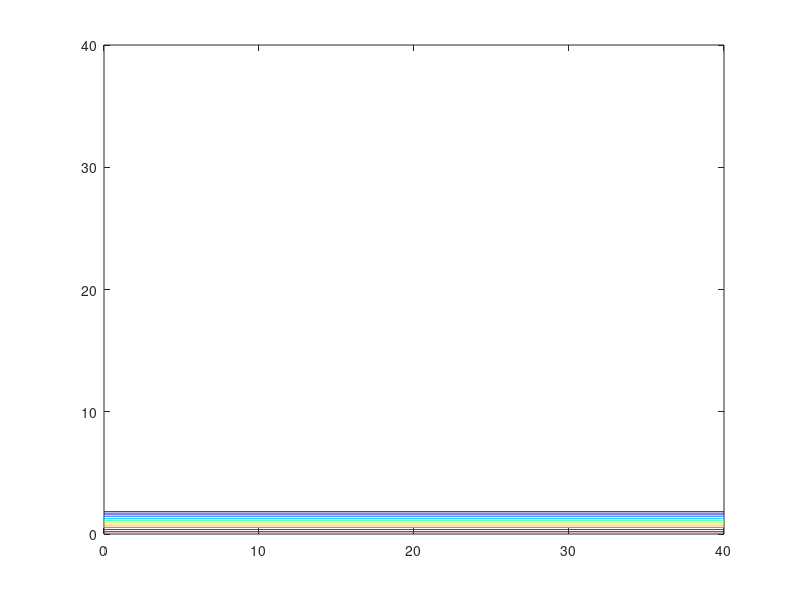
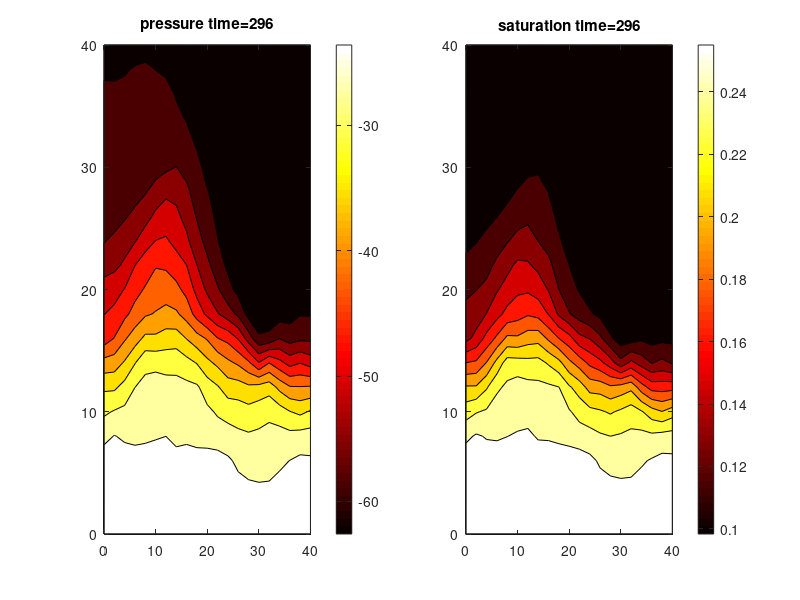

MATLAB code for these plots, in order:
function [  ] = Richard2Dv272()
% 2D Richards equation with Dirichlet/Neumann boundary condition 
% H based Richards equation
%
% This is a self-contained DEMO function.
%
% First edition: Weix 20/04/2017 
%
% point type N: normal (N is natural number)
%  		  	 0: Dirichlet BC
%		  	 -N: Neuman BC 
%
% Version IV: 
%
% Version 1.40 : Weix 12/04/2017 
% improve the flexibilities (for different BC and domain) by
% introducing the indexMatrix and use 0 to indicate D-BC.
% Version 1.50 : Weix 13/04/2017 
% Vectorization
% Version 2.70: 24/04/2017 
% add Updata Neumann boundary condition. Update the way points are
% accessed. (see Richard1Dv27 for more history)
% Version 2.72: 25/04/2017 improve organization
%%
tic
% Spatial setup
lengthZ=40;
deltaZ=2;
nZ=lengthZ/deltaZ+1;

lengthX=40;
deltaX=2;
nX=lengthX/deltaX+1;

% Temporal setup
lengthTime=300;
deltaTime=1;
nTime=lengthTime/deltaTime;

% Iteration setup
nMaxIteration=1000;
miniIteError=0.1;

% Mesh
% [X,Z] = meshgrid(0:deltaX:lengthX,0:deltaZ:lengthZ);
[Z,X] = ndgrid(0:deltaZ:lengthZ,0:deltaX:lengthX);

% Permeability field
Ks=permeabilityField([Z(:),X(:)])*0.005;
Ks=reshape(Ks,nZ,nX);

%plot permeability field
% pcolor(X,Z,Ks)
% shading interp;
% colormap jet;

% Option 1       
% Make nodeIndex matrix. It indicate the sequence nodes are accessed and the type of node.  
%     nodeIndex=zeros(nZ,nX);
%     nodeIndex(2:end-1,2:end-1)=reshape(uint32(1:(nZ-2)*(nX-2)), (nZ-2), (nX-2));    
% 
%     nodeInFieldIndex=find(nodeIndex);
% 
%     %%% 
%     %initial state
%     H_init=zeros(nZ,nX);
%     H_init(2:end-1,2:end-1)=-61.5;
% 
%     %BC
%     % bcLeft=ones(nNodeZ,1)*-20.7;
%     % bcRight=ones(nNodeZ,1)*-61.5;
%     % bcTop=ones(nNodeX,1)*-20.7;
%     % bcBottom=ones(nNodeX,1)*-61.5;
% 
% 
%         % A more interesting setup
%         bcLeft=ones(nZ,1)*-20.7;
%         bcRight=ones(nZ,1)*-20.7;
%         bcTop=ones(nX,1)*-20.7;
%         bcBottom=ones(nX,1)*-24.7;
% 
% 
%     H_init(1,1:end)=bcTop;
%     H_init(end,1:end)=bcBottom;
% 
%     H_init(1:end,1)=bcLeft;
%     H_init(1:end,end)=bcRight;

% Option 2 Neumann BC on left and right 
    nodeIndex=zeros(nZ,nX);
    nodeIndex(2:end-1,1:end)=reshape(uint32(1:(nZ-2)*(nX)), (nZ-2), (nX));  
    
    nodeInFieldIndex=find(nodeIndex);

    nodeIndex(:,1)=-nodeIndex(:,1);
    nodeIndex(:,end)=-nodeIndex(:,end);
    
    H_init=ones(nZ,nX)*-61.5;
%     H_init(2:end-1,2:end-1)=-61.5;
    H_init(1,1:end)=ones(nX,1)*-20.7;
    H_init(end,1:end)=ones(nX,1)*-61.5;

%% MAIN
nNode=length(nodeIndex(nodeIndex~=0));

H=H_init;
for t=1:nTime
      
    H_PreviousTime= H;
    for k=1:nMaxIteration 
        
        H0=H;
        
        [A,B] = PicardFdm(H_PreviousTime);
        hFree=A\(-B);
                
%         H(find(nodeIndex))=hFree;       %pay extra attention to ordering
        H(nodeInFieldIndex)=hFree; 
        
        sseIte=sum((H(:)-H0(:)).^2);
        if sqrt(sseIte)<miniIteError 
            break 
        end
        
    end
    
    TheataRecord(:,:,t)=H;

end


toc
    
figure(1)
pcolor(X,Z,Ks)
shading interp;
colormap jet;

%     figure(2)
%     surf(X,Z,TheataRecord(:,:,end))
%     shading interp;
%     colormap jet;
% 
% 
%     figure(3)
%     surf(H_init);
% 
%     for t=1:nTime
%         surf(X,Z,TheataRecord(:,:,t))
%     %     shading interp;
%         title(sprintf('time=%i',t))
%         drawnow
%         frame(t)=getframe;
% 
%     end
% 
% 
%     figure(4)
%     contour(X,Z,H_init)
% 
%     for t=1:nTime
%         contour(X,Z,TheataRecord(:,:,t))
%     %     shading interp;
%         title(sprintf('time=%i',t))
%         drawnow
%         frame(t)=getframe;
% 
%     end



contour(X,Z,H_init)

figure(5)
for t=1:5:nTime

    subplot(1,2,1)
    contourf(X,Z,TheataRecord(:,:,t))
    colormap(hot)
    colorbar
%     shading interp;
    title(sprintf('pressure time=%i',t))
    
    subplot(1,2,2)
    contourf(X,Z,theataFunc(TheataRecord(:,:,t)))
    colormap(hot)
    colorbar
%     shading interp;
    
    title(sprintf('saturation time=%i',t))
    drawnow
    frame(t)=getframe;

end






% Ax+b=0 function Nest function to avoild passing many variables

    function [A,B] = PicardFdm(Value_PreviousTime)

        A=speye(length(nNode));
        B=zeros(length(nNode),1);
        
        C=theataDifFunc(H);
%         K=kFunc(H);
        K=kFieldFunc(H,Ks);

        for iZ=1:nZ
            for iX=1:nX
            
                indexCenter=nodeIndex(iZ,iX);
                
                switch sign(indexCenter)                    
                    case 0      %is NOT a free node with index number
                        continue
                    case -1     %TODO this is wrong As NBC location (0 flux direction) need to be found.

                        if iZ==1        % a top NBC point               
                           indexUp=0;                             
                           %Forge a up ghost point 
                           nbcValue=0;  
                           hUp=  H(iZ+1,iX)- 2* deltaZ* nbcValue; %TODO NBCvalue free control

                           kHalfDown =(K(iZ,iX)+K(iZ+1,iX))/2;                         
                           kHalfUp=kHalfDown;  %Vitual K 

                        else
                           indexUp=nodeIndex(iZ-1,iX);
                           kHalfUp  =(K(iZ,iX)+K(iZ-1,iX))/2; 
                           hUp=H(iZ-1,iX);
                        end

                        if iZ==nZ       %if a bottom NBC point             
                           indexDown=0;                             
                           %Forge a up ghost point 
                           nbcValue=0;  
                           hDown=  H(iZ-1,iX)- 2* deltaZ* nbcValue; %TODO NBCvalue free control

                           kHalfUp   =(K(iZ,iX)+K(iZ-1,iX))/2;
                           kHalfDown =kHalfUp;       %Vitual K    
                        else 
                           indexDown=nodeIndex(iZ+1,iX);
                           kHalfDown  =(K(iZ,iX)+K(iZ+1,iX))/2; 
                           hDown=H(iZ+1,iX);  
                        end

                        if iX==1        % a left NBC point               
                           indexLeft=0;                             
                           %Forge a up ghost point 
                           nbcValue=0;  
                           hLeft=  H(iZ,iX+1)- 2* deltaX* nbcValue; %TODO NBCvalue free control

                           kHalfRight =(K(iZ,iX)+K(iZ,iX+1))/2;                         
                           kHalfLeft=kHalfRight; %Vitual K  

                        else
                           indexLeft=nodeIndex(iZ,iX-1);
                           kHalfLeft  =(K(iZ,iX)+K(iZ,iX-1))/2; 
                           hLeft=H(iZ,iX-1);
                        end

                        if iX==nX        % a right NBC point               
                           indexRight=0;                             
                           %Forge a up ghost point 
                           nbcValue=0;  
                           hRight=  H(iZ,iX-1)- 2* deltaX* nbcValue; %TODO NBCvalue free control

                           kHalfLeft =(K(iZ,iX)+K(iZ,iX-1))/2;                         
                           kHalfRight=kHalfLeft; %Vitual K  

                        else
                           indexRight=nodeIndex(iZ,iX+1);
                           kHalfRight  =(K(iZ,iX)+K(iZ,iX+1))/2; 
                           hRight=H(iZ,iX+1);
                        end
                    case 1      % if Normal inner point
                    
                        indexUp=nodeIndex(iZ-1,iX);
                        indexDown=nodeIndex(iZ+1,iX);
                        indexLeft=nodeIndex(iZ,iX-1);
                        indexRight=nodeIndex(iZ,iX+1);

                        hUp=H(iZ-1,iX);
                        hDown=H(iZ+1,iX);
                        hLeft=H(iZ,iX-1);
                        hRight=H(iZ,iX+1);

                        kHalfUp   =(K(iZ,iX)+K(iZ-1,iX))/2;
                        kHalfDown =(K(iZ,iX)+K(iZ+1,iX))/2;
                        kHalfLeft =(K(iZ,iX)+K(iZ,iX-1))/2;
                        kHalfRight=(K(iZ,iX)+K(iZ,iX+1))/2;
                    otherwise 
                        error('unknown node type');
    
                end   
                
%                 cCenter=C(iZ,1);  %TODO Check. This should be wrong
                cCenter=C(iZ,iX);  

                wUp   = -kHalfUp  ./deltaZ^2;
                wDown = -kHalfDown./deltaZ^2;
                wLeft = -kHalfLeft./deltaX^2;
                wRight= -kHalfRight./deltaX^2;

                wCenter=cCenter/deltaTime-wUp-wDown-wLeft-wRight;

                b=(kHalfDown-kHalfUp)/deltaZ-H_PreviousTime(iZ,iX)*cCenter/deltaTime;

                %modify if neighbours are DBC points           
                b=b + wUp * hUp * ~indexUp...
                    + wDown * hDown * ~indexDown...
                    + wLeft * hLeft * ~indexLeft...
                    + wRight * hRight * ~indexRight;


                indexUp=abs(indexUp);
                indexDown=abs(indexDown);
                indexLeft=abs(indexLeft);
                indexRight=abs(indexRight);
                indexCenter=abs(indexCenter);

                if indexUp>0 A(indexCenter,indexUp)=wUp; end
                if indexDown>0 A(indexCenter,indexDown)=wDown; end
                if indexLeft>0 A(indexCenter,indexLeft)=wLeft; end
                if indexRight>0 A(indexCenter,indexRight)=wRight; end

                A(indexCenter,indexCenter)=wCenter;
                B(indexCenter,1)=b;
                   
            end
        end
    end

end 



function theata=theataFunc(H)
theataS=0.287;
theataR=0.075;
alpha=1.611e6;
beta=3.96;

theata=alpha.*(theataS-theataR)./(alpha+abs(H).^beta)+theataR;
end

function theataDif=theataDifFunc(H)
theata_s=0.287;
theata_r=0.075;
alpha=1.611e6;
beta=3.96;

theataDif=-alpha.*(theata_s-theata_r).*-1.*(alpha+abs(H).^beta).^(-2).*abs(H).^(beta-1);

end

function result=kFunc(H)
rho=1.175e6;
r=4.74;
k_s=0.00944;

result=k_s.*rho./(rho+abs(H).^r);
end

function result=kFieldFunc(H,ks)
% H and k must be the same sizes
rho=1.175e6;
r=4.74;

result=ks.*rho./(rho+abs(H).^r);
end




function Ks=permeabilityField(X)
% pointCoordinate=[X(:),Z(:)];
lenscale=10; %larger number means less stochastic field. Thus less smooth.
[nX,dimX]=size(X);

%calculate distance matrix
distance = pdist(X);
distanceMatrix = squareform(distance);

%calculate covariance matrix
covMatrix=exp(-distanceMatrix./lenscale);    

% KL decomposition on covariance matrix via SVD/eigen decomposition
% [klBasis,klEigenValue] = eigs(covMatrix,nY*nX); 
[klBasis,klEigenValue,~] = svds(covMatrix,nX); 


% [nKlBasis,~]=sizes(klBasis);


%Generate independent normal samples 
seed=102;
rng(seed);
sample= randn(nX,1);

%make multivariate Gaussian distributions with samples. zero mean.
%Covariance specified though KL basis.
Ks=klBasis*sqrt(klEigenValue)*sample;
% Ks=reshape(Ks,nY,nX);

% a log (multi) normal permeability field
Ks=exp(Ks);

end

